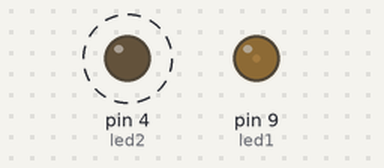
Simulated run of this sketch. Board: Arduino Uno, built with avr-gcc and run on an emulated ATmega328P. Parts: output pins drawn as LEDs (lit = HIGH). Dashed ring = blinking.

Above: at 0.05 s.
At 0.4 s:
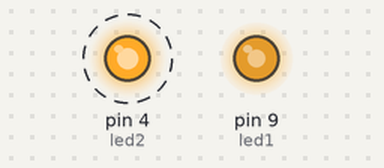
At 0.5 s:
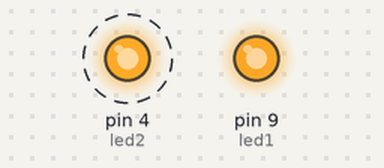
At 0.75 s:
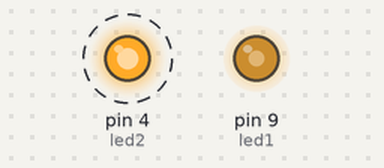
Timing chart, 0 to 3.0 s (numbered marks = the images above):
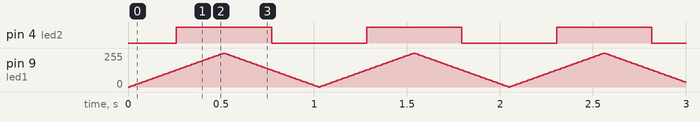

Measured:
- by itself, pin 4 (led2): alternates HIGH for 0.51 s and LOW for 0.51 s

The sketch:

analogWrite.ino
```cpp
const int led1 = 9;
const int led2 = 4;
int brilho = 0;
int fade = 5;

void setup() {
  // put your setup code here, to run once:
  pinMode(led1, OUTPUT);
  pinMode(led2, OUTPUT);
}

void loop() {
  // put your main code here, to run repeatedly:
  analogWrite(led1, brilho);
  analogWrite(led2, brilho);

  brilho += fade;

  if(brilho <= 0 || brilho >= 255){
    fade *= -1;
  }

  delay(10);
}
```
